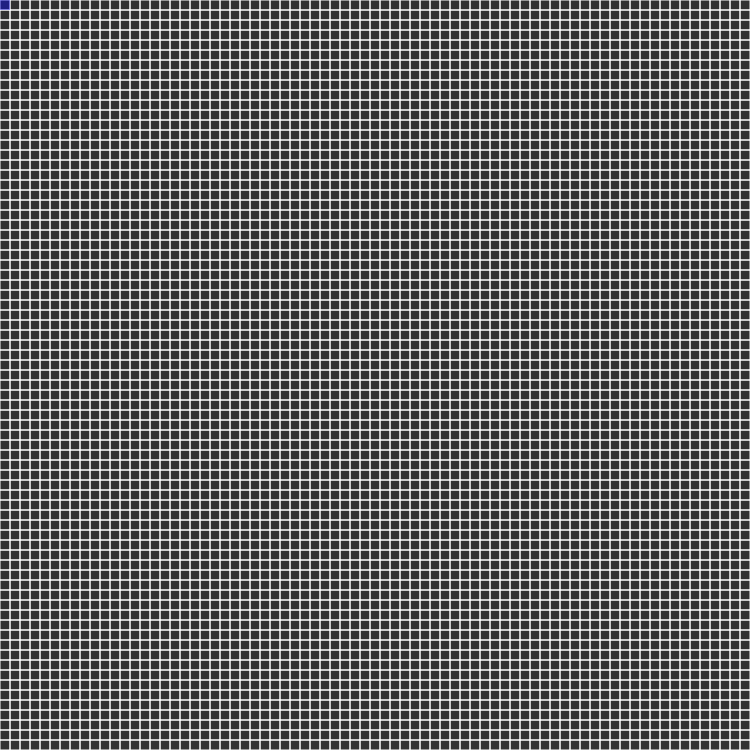
Frame 1 (no input)
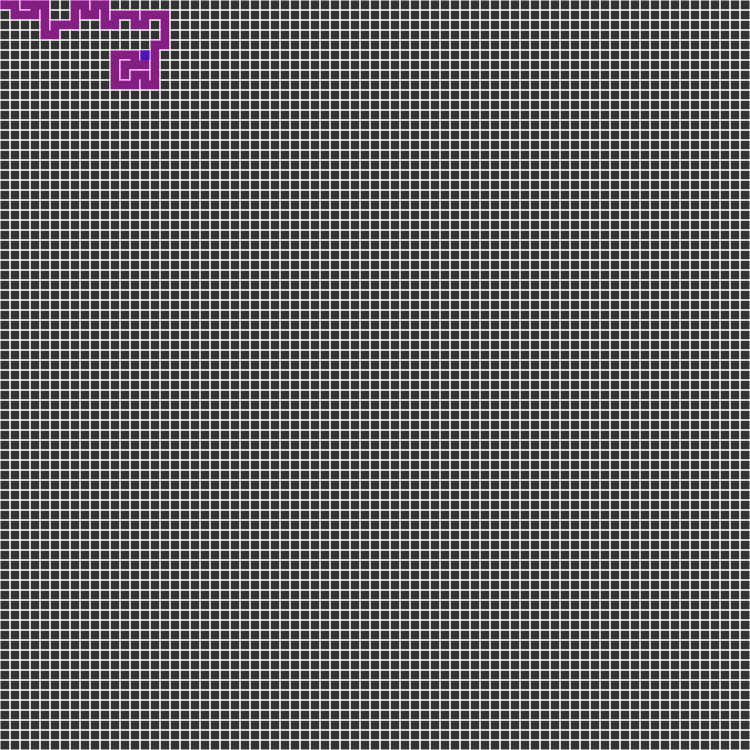
Frame 60 (no input)
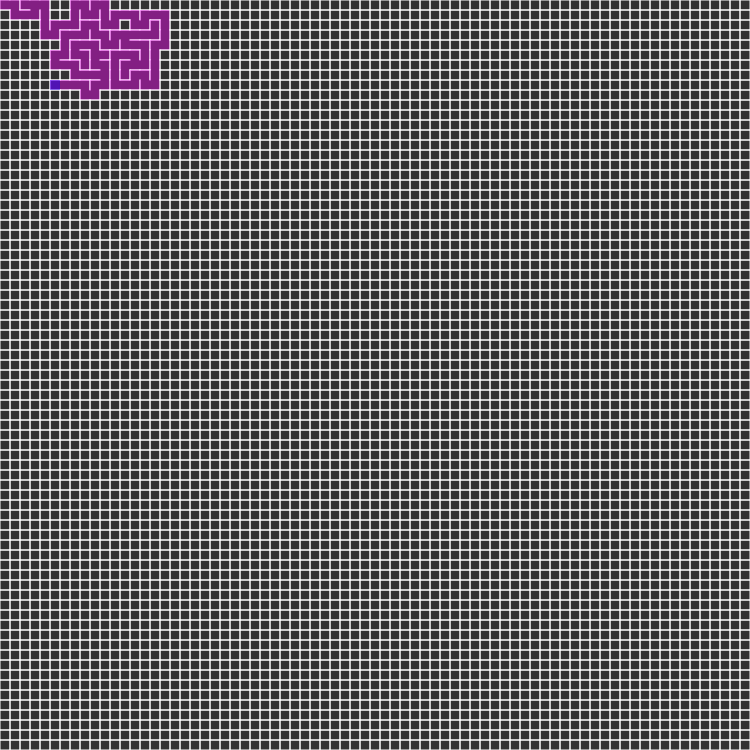
Frame 120 (the mouse pressed at the canvas centre since frame 60)

The p5.js sketch that drew these frames (run headless with seeded random() and noise() and a simulated clock; from frame 60 on, the mouse is pressed at the canvas centre):

// p5.js sketch
// ── sketch.js
var cols,rows;
var w=10;
var grid=[];

var stack=[];

var current;


function setup()
 {
  createCanvas(750,750);
    cols=floor(width/w);
    rows=floor(height/w);
    frameRate(100);

    for(i=0;i<rows;i++)
    {
        for(j=0;j<cols;j++)
        {
          var cell=new Cell(i,j);
          grid.push(cell);
        }
    }
    current=grid[0];
}

function draw() 
{
  
  background(51);

  for(i=0;i<grid.length;i++)
  {
      grid[i].show();
  }
  current.visited = true;
  current.highlight();
  var next=current.checkNeighbors();
  //next.change();
  if(next)
  {
    stack.push(current);
    // next.change();
    next.visited=true;
    removeWalls(current,next);
    current=next;
  }
  else if(stack.length>0)
  {
    current = stack.pop();
    //current.change();
    
  }
}


function index(i,j)
{
  if(i<0 || j<0 || i>rows-1 || j>cols-1)
  {
    return -1;
  }
  return j+(i*cols);
}


function Cell(i,j)
{
    this.i=i;
    this.j=j;
    this.walls=[true,true,true,true];
    this.visited=false;

    // this.change=function()
    // {
    //   var x = j*w;
    //   var y = i*w

    //   noStroke();
    //   fill(255,0,0,100);
    //   rect(x,y,w,w);
    // }

    this.highlight=function()
    {
      var x=j*w;
      var y=i*w;

      noStroke();
      fill(0,0,255,100);
      rect(x,y,w,w);
      
    }

    this.checkNeighbors= function()
    {
      var neighbors=[];

      var top=grid[index(i,j-1)];
      var right=grid[index(i+1,j)];
      var bottom=grid[index(i,j+1)];
      var left=grid[index(i-1,j)];

      
      if(top && !top.visited)
      {
        neighbors.push(top);
      }
      if(right && !right.visited)
      {
        neighbors.push(right);
      }
      if(bottom && !bottom.visited)
      {
        neighbors.push(bottom);
      }
      if(left && !left.visited)
      {
        neighbors.push(left);
      }

      if(neighbors.length > 0)
      {
        var r =floor(random(0,neighbors.length));

        return neighbors[r];
      }
      else
      {
        return undefined
      }

    }

    this.show= function()
    {
        var x=j*w;
        var y=i*w;
        stroke(255);
        if(this.walls[0]){
        line(x,y,x+w,y);
        }

        if(this.walls[1]){
        line(x+w,y,x+w,y+w);
        }

        if(this.walls[2]){
        line(x+w,y+w,x,y+w);
        }

        if(this.walls[3]){
        line(x,y+w,x,y);
        }
        if(this.visited)
        {
          noStroke();
          fill(255,0,255,100);
          rect(x,y,w,w);
        }
    }

}

function removeWalls(current,next)
{
  var x=current.j-next.j;
  if(x === 1)
  {
    current.walls[3]=false;
    next.walls[1]=false;
  }
  else if(x===-1)
  {
    current.walls[1]=false;
    next.walls[3]=false;
  }
  var y=current.i-next.i;
  if(y === 1)
  {
    current.walls[0]=false;
    next.walls[2]=false;
  }
  else if(y === -1)
  {
    current.walls[2]=false;
    next.walls[0]=false;
  }
}
